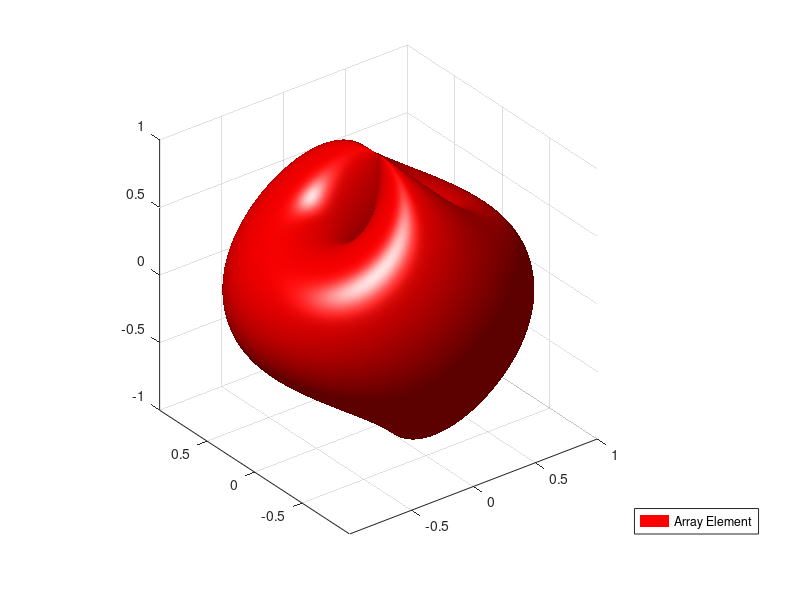
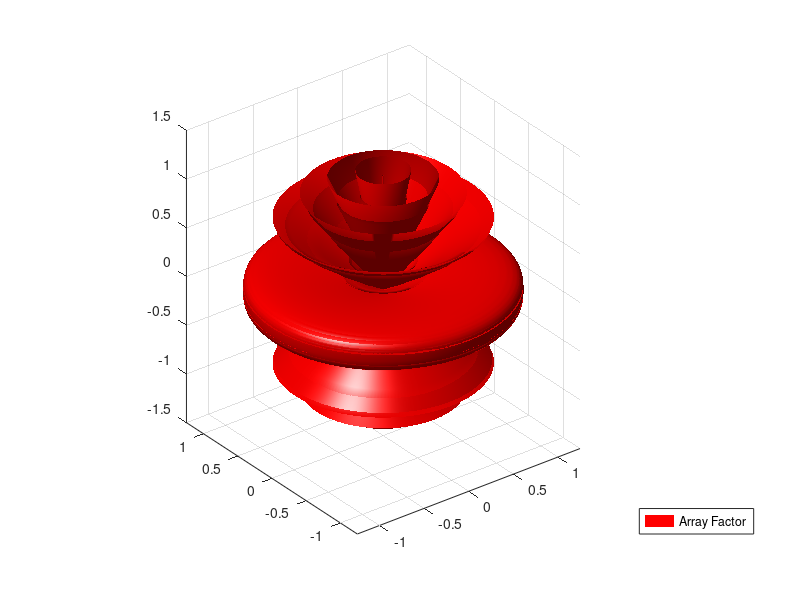
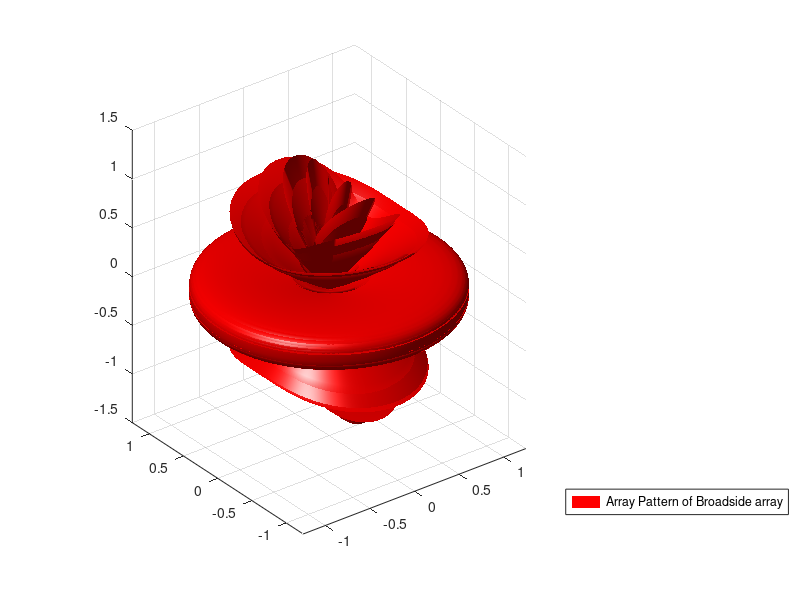

Recreate these plots in MATLAB, in order.
%% MATLAB code for Broadside Array in 3D
% Version 1.0

%% Pre-initialisation
clear;
clc;
close all;

%% Accepting inputs

N = input('\nEnter the number of Elements::(eg., 5,6,7,etc)->');
d = input('\nEnter the distance between the elements::(eg.,0.4,0.5,etc)->');

tic;

[theta phi] = meshgrid(linspace(0,2*pi,180));
k = 2*pi;
c = (k.*d)./2;

%% Calculating Array element(AE) and Array Factor(AF)

num = ((1./N).*sin(N.*c.*cos(theta)));
den = sin(c.*cos(theta));
AF  = num./den;
AF  = AF - min(min(AF));

AE = sqrt(1- ((sin(theta).^2).*(cos(phi).^2)));

%% Calculating Array Pattern(AP)

% Array Pattern is calculated as follows,
%
% Array Pattern = ArrayFactor * ArrayElement

AP = AF .* AE;

toc;

%% Plotting results

[x1,y1,z1] = sph2cart(phi,theta,AE);

surf(x1,y1,z1,'FaceLighting','phong',...
    'LineStyle','none',...
    'FaceColor',[1 0 0]);

legend('Array Element','Location','SouthEastOutside')

axis image

light('Style','local',...
    'Position',[-10.162701816704 -0.924193626363743 14.9951905283833]);

figure

[x2,y2,z2] = sph2cart(phi,theta,AF);

surf(x2,y2,z2,'FaceLighting','phong',...
    'LineStyle','none',...
    'FaceColor',[1 0 0]);

legend('Array Factor','Location','SouthEastOutside')

axis image

light('Style','local',...
    'Position',[-10.162701816704 -0.924193626363743 14.9951905283833]);

figure

[x3,y3,z3] = sph2cart(phi,theta,AP);

surf(x3,y3,z3,'FaceLighting','phong',...
    'LineStyle','none',...
    'FaceColor',[1 0 0]);

legend('Array Pattern of Broadside array','Location','SouthEastOutside')

axis image

light('Style','local',...
    'Position',[-10.162701816704 -0.924193626363743 14.9951905283833]); 
 